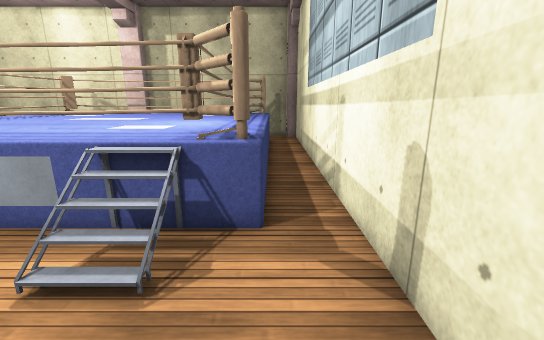
view 1 (above)

18 first-person views from a walk through a scene from a Unity 3-D project. The camera is 1.4 m above the floor, tilts 14° down and sees 90° across. The floor is counted in squares, 0.5 m on a side. Each view is taken from the middle of a square. On the plan, view 1 faces up. The plan holds only what a view shows up to about 19 squares ahead; the rest is blank. Surface patterns are stand-ins for the level's own textures.

view 2
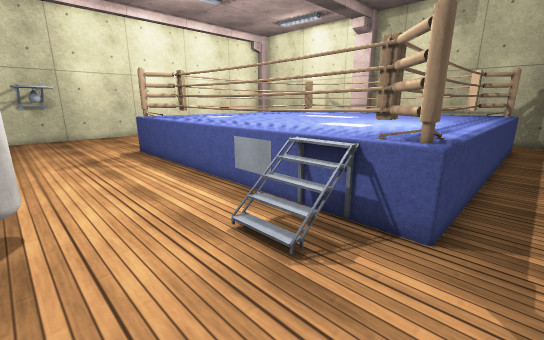

view 3
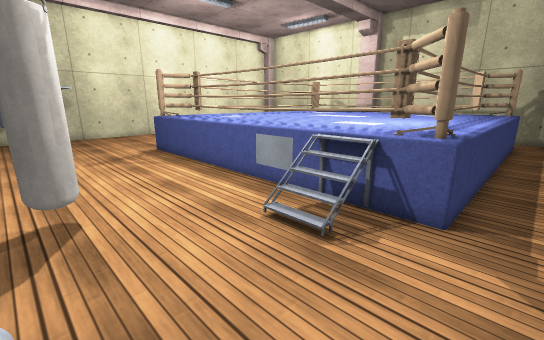

view 4
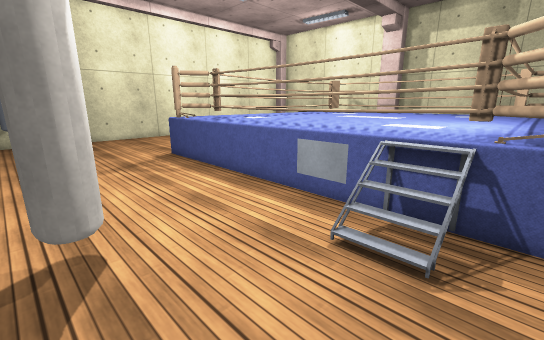

view 5
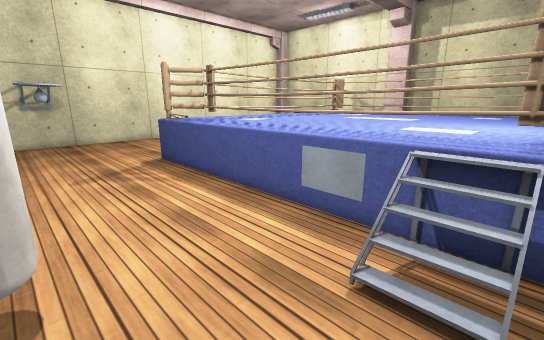

view 6
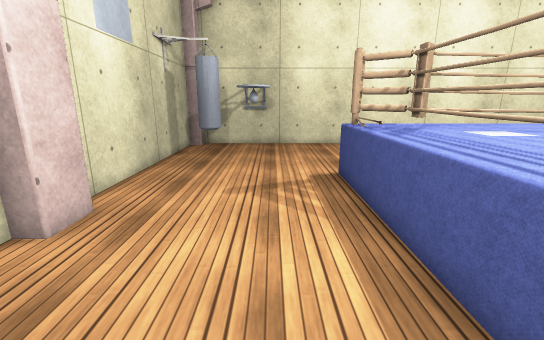

view 7
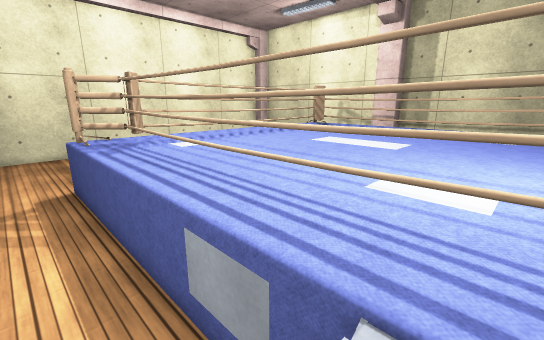

view 8
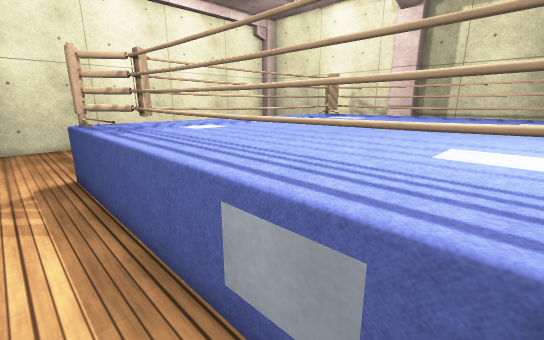

view 9
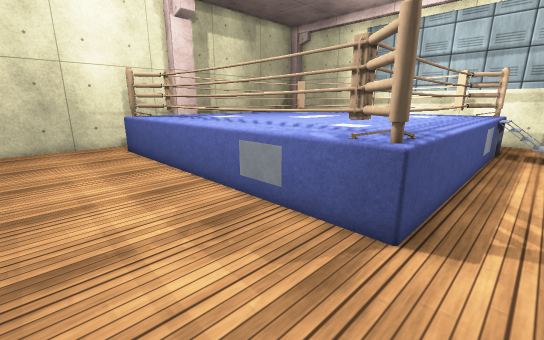

view 10
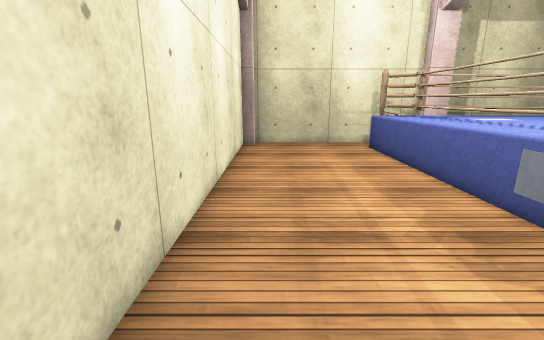

view 11
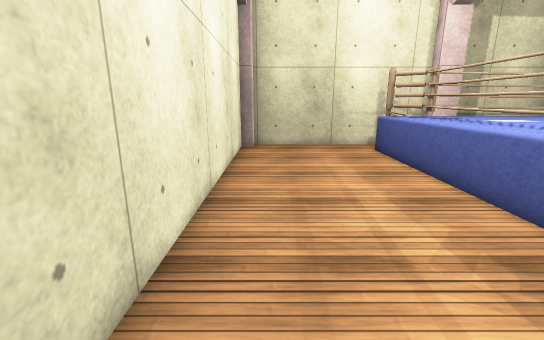

view 12
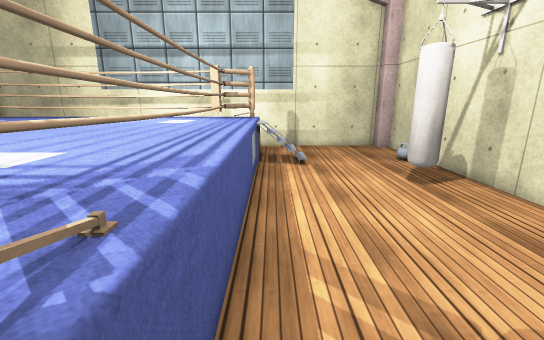

view 13
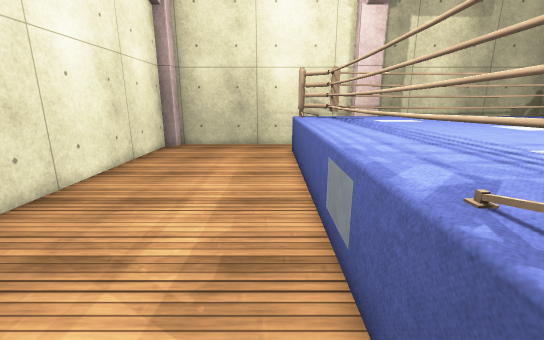

view 14
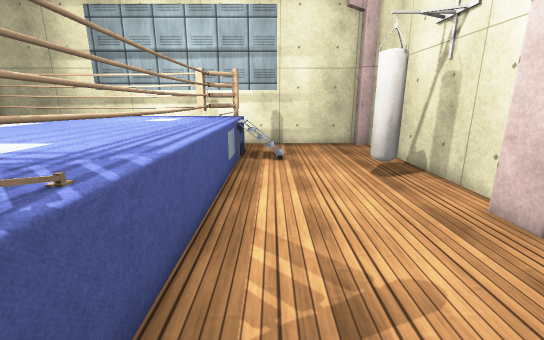

view 15
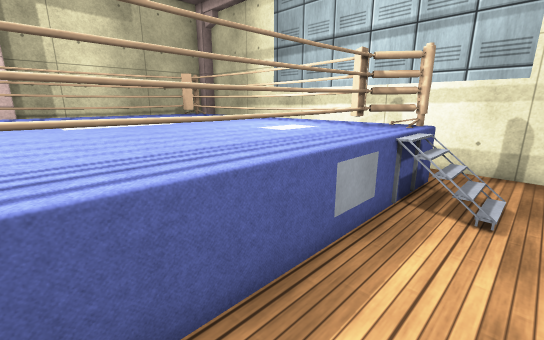

view 16
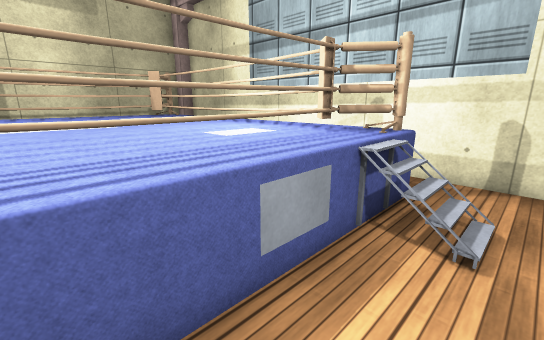

view 17
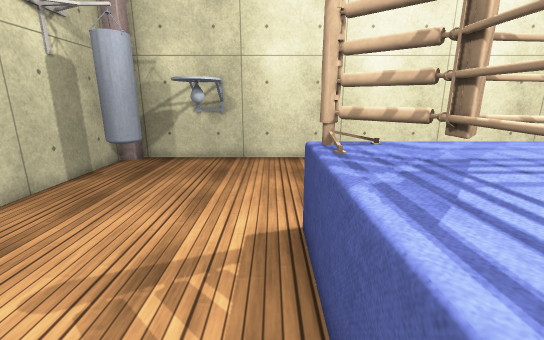

view 18
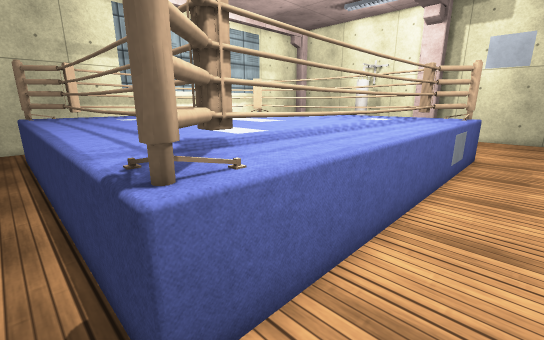

### Floor plan
Key: @ floor where view 1 was taken; # wall or solid block; . floor; / step, stairs or slope; = window, fence, low wall or low ledge; ^ raised ledge; B bag; O other object.
Columns run from 24 left of view 1 to 2 right of it. Each row starts with its distance up from view 1.
 23 ###########################
 22 #.........................#
 21 #.......##^^^^^^^^^^^^^##.#
 20 #.......=#OOOOOOOOOOOOO#=.#
 19 #.......^^O^^^^^^^^^^^O^^.#
 18 #.......^^O^OO^^^^^OO^O^^.#
 17 #.......^^O^OO^^^^^OO^O^^.#
 16 #.......^^O^^^^^^^^^^^O^^.#
 15 #.......^^O^^^^^^^^^^^O^^.#
 14 #.......^^O^^^OOOOO^^^O^^.#
 13 #.......^^O^^^OOOOO^^^O^^.#
 12 #.......^^O^^^^^^^^^^^O^^.#
 11 #.......^^O^^^^^^^^^^^O^^.#
 10 #.......^^O^O^^^^^^^O^O^^.#
  9 #.......^^OOO^^^^^^OOOO^^.#
  8 #.......^^O^O^^^^^^^O^O^^.#
  7 #.......=#OOOOOOOOOOOOO#=.#
  6 #.......##^^^^^^^^^^^^^##.#
  5 #...................=/=...#
  4 #...................///...#
  3 #.........................#
  2 #.BB......................#
  1 #B........................#
  0 #...BB...........BB.....@.#
 -1 #...BB...........BB.......#
 -2 ##.####.....###.    .. ..##

Where each view was taken, in squares from view 1:
view 1: 0 up, 0 right, facing up
view 2: 0 up, 1 right, facing up-left
view 3: 1 down, 1 right, facing up-left
view 4: 1 down, 1 left, facing up-left
view 5: 0 up, 2 left, facing up-left
view 6: 3 up, 5 left, facing left
view 7: 4 up, 3 left, facing up-left
view 8: 4 up, 4 left, facing up-left
view 9: 4 up, 21 left, facing up-right
view 10: 4 up, 22 left, facing up
view 11: 5 up, 22 left, facing up
view 12: 5 up, 16 left, facing right
view 13: 5 up, 17 left, facing up
view 14: 4 up, 17 left, facing right
view 15: 3 up, 11 left, facing up-right
view 16: 3 up, 9 left, facing up-right
view 17: 5 up, 10 left, facing left
view 18: 22 up, 18 left, facing down-right
